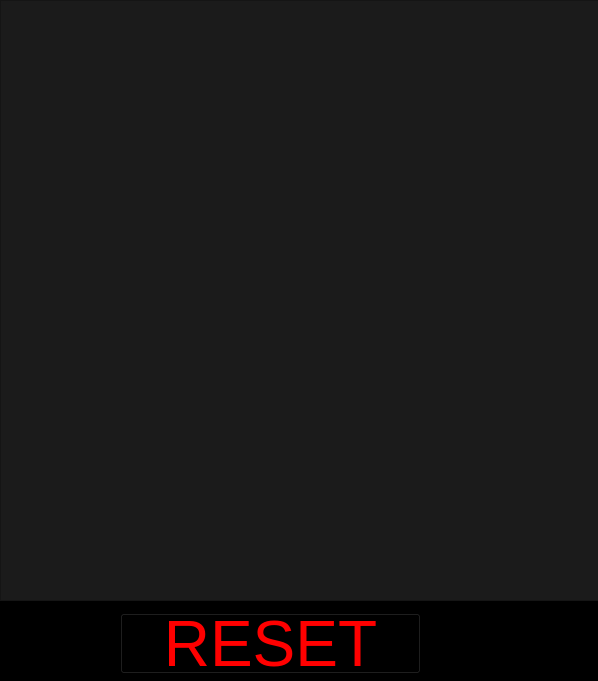
<?xml version="1.0" encoding="UTF-8"?>
<ui version="4.0">
 <class>MainWindow</class>
 <widget class="QMainWindow" name="MainWindow">
  <property name="geometry">
   <rect>
    <x>0</x>
    <y>0</y>
    <width>598</width>
    <height>681</height>
   </rect>
  </property>
  <property name="windowTitle">
   <string>Tic-Tac-Toe</string>
  </property>
  <property name="styleSheet">
   <string notr="true">background-color: rgb(0, 0, 0);</string>
  </property>
  <widget class="QWidget" name="centralwidget">
   <widget class="QTableWidget" name="tableWidget">
    <property name="geometry">
     <rect>
      <x>0</x>
      <y>0</y>
      <width>711</width>
      <height>601</height>
     </rect>
    </property>
    <property name="styleSheet">
     <string notr="true">background-color: rgb(27, 27, 27);
font:900 50pt &quot;Segoe UI&quot;;
gridline-color: rgb(255, 0, 0);
selection-background-color: rgb(255, 255, 255);</string>
    </property>
   </widget>
   <widget class="QPushButton" name="buttonReset">
    <property name="geometry">
     <rect>
      <x>120</x>
      <y>613</y>
      <width>301</width>
      <height>61</height>
     </rect>
    </property>
    <property name="font">
     <font>
      <family>Segoe UI</family>
      <pointsize>48</pointsize>
      <italic>false</italic>
      <bold>false</bold>
     </font>
    </property>
    <property name="styleSheet">
     <string notr="true">background-color: rgb(0, 0, 0);
font: 48pt &quot;Segoe UI&quot;;
color: rgb(255, 0, 0);

</string>
    </property>
    <property name="text">
     <string>RESET</string>
    </property>
   </widget>
  </widget>
 </widget>
 <resources/>
 <connections/>
</ui>
